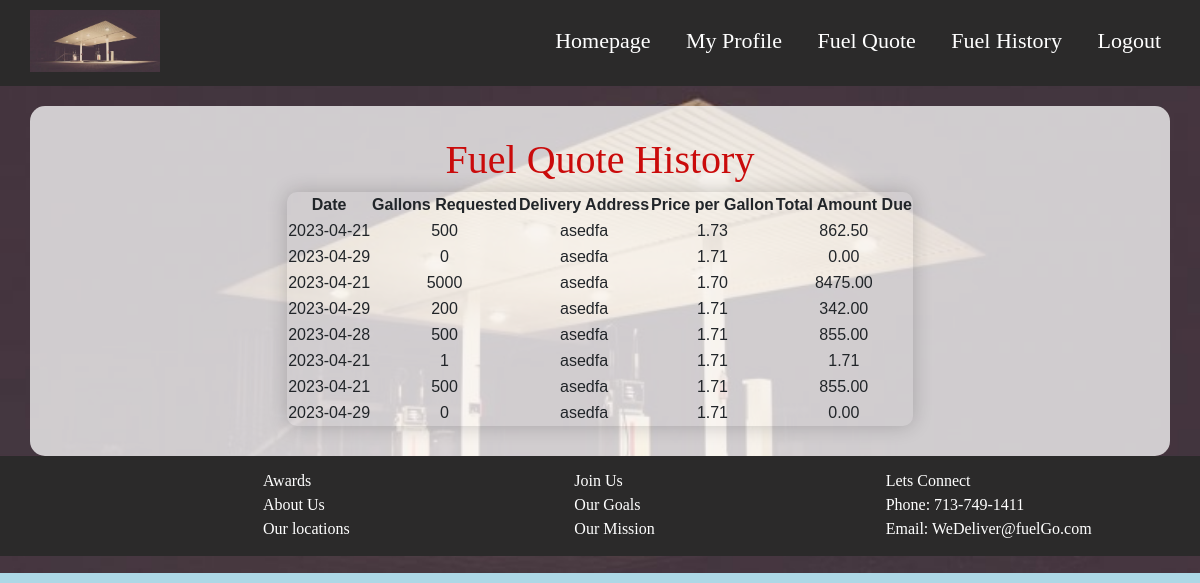
The page /user_quotes (signed in) on the database its author committed.
### Fuel_go/models.py (models this page shows, shortened)
class Quote(db.Model):
    id = db.Column(db.Integer, primary_key=True)
    date = db.Column(db.String(100))
    delivery_address = db.Column(db.String(100))
    gallons_requested = db.Column(db.String(100))
    suggest_price = db.Column(db.String(10))
    total_price = db.Column(db.String(100))
    user_id = db.Column(db.Integer, db.ForeignKey('user.id'))

### Fuel_go/views.py (the view)
@views.route('/user_quotes')
def user_quotes():
    user = User.query.get(current_user.id)
    quotes = user.user_quote
    return render_template('fuel_quote_hist.html', quotes=quotes, user=current_user)

### Fuel_go/__init__.py (called while the page is built)
def create_app():
    app = Flask(__name__)
    app.config['SECRET_KEY'] = '22bb317412548e3dcbf2b74e55da8e2b9d6824c3'
    app.config['SQLALCHEMY_DATABASE_URI'] = f'sqlite:///{DB_NAME}'
    db.init_app(app)
    from .views import views
    from .auth import auth
    app.register_blueprint(views, url_prefix='/')
    app.register_blueprint(auth, url_prefix='/')
    from .models import User, Profile, Quote
    with app.app_context():
        db.create_all()
    login_manager = LoginManager()
    login_manager.login_view = 'auth.login'
    login_manager.init_app(app)
    @login_manager.user_loader
    def load_user(id):
        return User.query.get(int(id))
    return app

### Fuel_go/Templates/fuel_quote_hist.html (shortened to what this page needs)
{% extends "base.html" %}
{% block content%}
<!DOCTYPE html>
<html>
    <head>
        <link rel="stylesheet" type="text/css" href="../static/styles/styling.css">
    </head>
    <body>
        <center><h1 style="color: rgb(202, 11, 11); font-family: Yeseva One;">Fuel Quote History</h1></center>
        {% if quotes %}
        <center>
        <table>
          <thead>
            <tr>
              <th>Date</th>
              <th>Gallons Requested</th>
              <th>Delivery Address</th>
              <th>Price per Gallon</th>
              <th>Total Amount Due</th>
            </tr>
          </thead>
          <tbody>
            {% for quote in quotes %}
              <tr>
                <td>{{ quote.date }}</td>
                <td>{{ quote.gallons_requested }}</td>
                <td>{{ quote.delivery_address }}</td>
                <td>{{ quote.suggest_price }}</td>
                <td>{{ quote.total_price }}</td>
              </tr>
            {% endfor %}
          </tbody>
        </center>
      {% else %}
        <p>{{user.user_quote}}</p>
      {% endif %}
{% endblock %}

### Fuel_go/Templates/base.html (shortened to what this page needs)
<!DOCTYPE html>
<html>
  <head>
  <link rel="stylesheet" href="{{ url_for('static',filename='styles/styling.css') }}">
  <header>
    <a href="/loginpage">
        <img src="gas_station.jpg" alt="" class="header-logo">
    </a>
    <link
      rel="stylesheet"
      href="https://stackpath.bootstrapcdn.com/bootstrap/4.4.1/css/bootstrap.min.css"
    />
    <link
      rel="stylesheet"
      href="https://stackpath.bootstrapcdn.com/font-awesome/4.7.0/css/font-awesome.min.css"
    />
  </head>
  <body>
    <nav style="float: right;">
      {% if user.is_authenticated %}
      <a href="\homepage">Homepage <span class="sr-only">(current)</span></a>
      <a href="\viewprofile">My Profile <span class="sr-only">(current)</span></a>
      <a href="\fuel_quote">Fuel Quote <span class="sr-only">(current)</span></a>
      <a href="\user_quotes">Fuel History <span class="sr-only">(current)</span></a>
      <a href="\logout">Logout <span class="sr-only">(current)</span></a>
      {% else %}
      <a href="\login">Login<span class="sr-only">(current)</span></a>
      <a href="\client_registration">Sign Up <span class="sr-only">(current)</span></a>
      {% endif %}
    </nav>
    <div class="container">{% block content %} {% endblock %}</div>
  </body>
  <body>
    <footer>
        <a href="homepage">
          <img src="static/images/LOGO2.png" alt="" class="footer-logo">
        </a>
      <div class = "footer-container">
        <div class = "box">Awards</div>
        <div class = "box">Join Us</div>
        <div class = "box">Lets Connect</div>
        <div class = "box">About Us</div>
        <div class = "box">Our Goals</div>
        <div class = "box">Phone: 713-749-1411</div>
        <div class = "box">Our locations</div>
        <div class = "box">Our Mission</div>
        <div class = "box">Email: WeDeliver@fuelGo.com</div>
      </div>
    </footer>
  </body>
</html>
</html>

### Fuel_go/static/Styles/styling.css (style rules this page uses)
body { font-family: Calibri, Helvetica, sans-serif; background-color: lightblue; margin: 0; padding: 20; background-image: url("../images/gas_station.jpg"); background-repeat: no-repeat; background-size: cover; }
header { background: rgb(43, 42, 42); padding-bottom: 0.3rem; margin-bottom: 20px; }
header::after { content: ""; display: table; clear: both; }
.header-logo { padding-top: 10px; padding-left: 30px; width: 10rem; float: left; }
nav { margin-top: 0px; padding: 24px; background: rgb(43, 42, 42); position: relative; }
nav a { transition: 0.3s ease; color: white; font-size: 22px; font-family: "Gill Sans"; text-decoration: none; border-top: 4px solid transparent; border-bottom: 4px solid transparent; padding: 20px 10px; margin: 0 5px; position: relative; }
.box { width: auto; height: auto; font-family: "Gill Sans"; }
.footer-container { padding-top: 10px; padding-left: 100px; display: grid; grid-template-columns: 1fr 1fr 1fr; }
footer { padding-top: 20px; bottom: 0; left: 0; right: 0; height: 100px; padding: 3px; background-color: rgb(0, 0, 0); background-color: rgb(43, 42, 42); color: white; }
footer::after { content: ""; display: table; clear: both; }
.footer-logo { padding-top: 10px; padding-bottom: 10px; padding-left: 30px; width: 10rem; float: left; }
.container { height: auto; width: auto; margin: auto; padding: 30px; padding-bottom: auto; background: rgba(255, 255, 255, 0.75); border-radius: 15px; }
table { border-radius: 10px 10px 10px 10px; overflow: hidden; box-shadow: 0 0 20px rgba(0, 0, 0, 0.2); text-align: center; width: auto; }

### rows shown on the page
Quote: date "2023-04-21", gallons_requested "500", delivery_address "asedfa", suggest_price "1.73", total_price "862.50"
Quote: date "2023-04-29", gallons_requested "0", delivery_address "asedfa", suggest_price "1.71", total_price "0.00"
Quote: date "2023-04-21", gallons_requested "5000", delivery_address "asedfa", suggest_price "1.70", total_price "8475.00"
Quote: date "2023-04-29", gallons_requested "200", delivery_address "asedfa", suggest_price "1.71", total_price "342.00"
Quote: date "2023-04-28", gallons_requested "500", delivery_address "asedfa", suggest_price "1.71", total_price "855.00"
Quote: date "2023-04-21", gallons_requested "1", delivery_address "asedfa", suggest_price "1.71", total_price "1.71"
Quote: date "2023-04-21", gallons_requested "500", delivery_address "asedfa", suggest_price "1.71", total_price "855.00"
Quote: date "2023-04-29", gallons_requested "0", delivery_address "asedfa", suggest_price "1.71", total_price "0.00"
